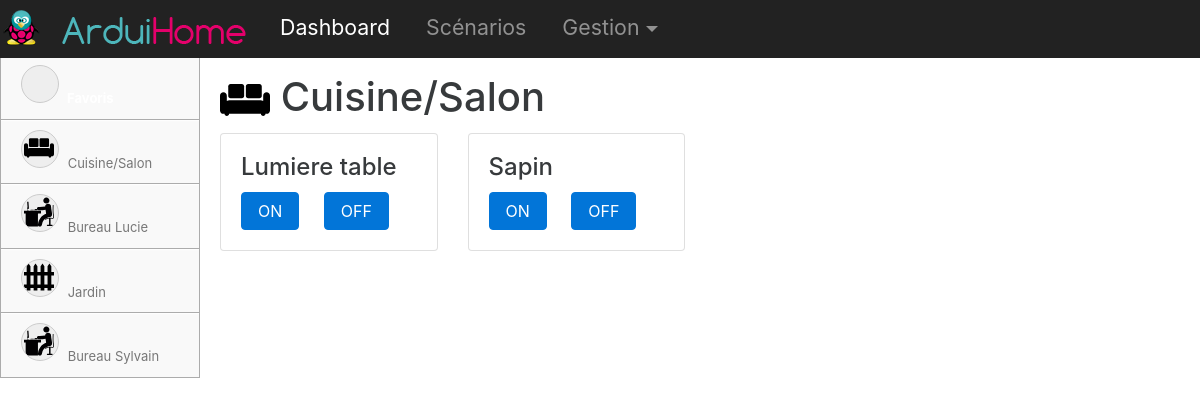
The page /index.php/dashboard/index/1 on the database its author committed.
### tables this page shows
CREATE TABLE `zone` (
  `id` int(11) NOT NULL,
  `zone` varchar(45) NOT NULL,
  `image` varchar(45) DEFAULT 'default'
);

CREATE TABLE `peripherique` (
  `id` int(11) NOT NULL,
  `id_type_peripherique` int(11) NOT NULL,
  `id_zone` int(11) NOT NULL,
  `id_fonction` int(11) NOT NULL,
  `nom` varchar(45) NOT NULL,
  `masque` tinyint(1) NOT NULL DEFAULT '0',
  `target` varchar(45) NOT NULL,
  `favoris` tinyint(1) NOT NULL DEFAULT '0',
  `last_heartbeat` datetime DEFAULT NULL,
  `valeur` int(5) DEFAULT NULL
);

CREATE TABLE `commande` (
  `id` int(11) NOT NULL,
  `id_peripherique` int(11) NOT NULL,
  `nom` varchar(45) NOT NULL,
  `contenu` text NOT NULL
);

### application/controllers/Dashboard.php (called while the page is built, shortened)
<?php
class Dashboard extends CI_Controller {
	public function index($_id_zone=null)
	{
		if($_id_zone)
			$zone = $this->zone_model->find($_id_zone);
		else
			$zone = $this->zone_model->BuildFavorisZone();
		$data = array(
			'zone' => $zone,
			'peripheriques' => $this->zone_model->getPeripheriques($zone)
		);
		$this->load->view('header');
		$this->load->view('dashboard', $data);
		$this->load->view('footer');
	}
}

### index.php (called while the page is built, shortened)
<?php
require_once BASEPATH.'core/CodeIgniter.php';

### application/models/Zone_model.php (called while the page is built, shortened)
<?php
class Zone_model extends CI_Model{
	public function  getZones(){
			$zones = $this->db->get('zone')->result();
			return $zones;
	}
	public function find($id_zone){
		return  $this->db->where('id', $id_zone)->get('zone')->row();
	}
	public function getPeripheriques($zone){
		if($zone->id)
			$periphs = $this->db->where('id_zone', $zone->id)->get('peripherique')->result();
		else
			$periphs = $this->db->where('favoris', 1)->get('peripherique')->result();
		$peripheriques = array();
		foreach($periphs as $periph)
			$peripheriques[] = $this->peripherique_model->find($periph->id);
		return $peripheriques;
	}
}

### application/models/Peripherique_model.php (called while the page is built, shortened)
<?php
class Peripherique_model extends CI_Model{
	public function find($_id){
		$obj = $this->db
					->select('z.*, p.*')
					->where('p.id', $_id)
					->join('zone z', 'z.id = p.id_zone')
					->get('peripherique p')
					->row();
		$obj->commandes = $this->db->where('id_peripherique', $obj->id)->get('commande')->result();
		return $obj;
	}
}

### application/views/dashboard.php (the view)
<?php include('includes/sidebar.php'); ?>
 <div class="col-md-10 zone-principale">
       <h1><img src="<?php echo base_url().'assets/img/icons/'.$zone->image; ?>.svg" style="height: 50px; width: 50px;"/> <?php echo $zone->zone; ?></h1>
       <div class="row">
        <?php foreach($peripheriques as $periph){ ?>
     	 <div class="col-md-3">
			<div class="card">
			  <div class="card-block">
			    <h4 class="card-title"><?php echo $periph->nom; ?></h4>
			  	<?php foreach($periph->commandes as $commande){ ?>
			    <a href="#" onclick="sendCommande(<?php echo $commande->id; ?>); return false;" class="card-link btn btn-primary"><?php echo $commande->nom; ?></a>
			    <?php } ?>
			  </div>
			</div>
		</div>
		<?php } ?>
	</div>
</div>

### application/views/header.php (shortened to what this page needs)
<!DOCTYPE html>
<html lang="en">
  <head>
    <link href="<?php echo base_url(); ?>assets/css/bootstrap.min.css" rel="stylesheet">
    <link href="<?php echo base_url(); ?>assets/css/arduihome.css" rel="stylesheet">
  </head>
  <body>
    <nav class="navbar navbar-fixed-top navbar-dark bg-inverse">
      <a class="navbar-brand" href="<?php echo site_url(); ?>"><img src="<?php echo base_url(); ?>/assets/img/arduihome.gif" /></a>
      <ul class="nav navbar-nav">
        <li class="nav-item active">
          <a class="nav-link" href="<?php echo site_url('dashboard/index'); ?>">Dashboard <span class="sr-only">(current)</span></a>
        </li>
        <li class="nav-item">
          <a class="nav-link" href="<?php echo site_url('admin/scenario'); ?>">Scénarios </a>
        </li>
          <li class="nav-item dropdown">
          <a class="nav-link dropdown-toggle" href="http://example.com" id="supportedContentDropdown" data-toggle="dropdown" aria-haspopup="true" aria-expanded="false">Gestion</a>
        </li>
      </ul>
    </nav>
    <div class="container-fluid">

### application/views/includes/sidebar.php
<div class="col-sm-3 col-md-2 sidebar">
         <ul class="nav nav-sidebar">
           <li class="active"><a href="<?php echo site_url('dashboard/index'); ?>"><i class="icon-fav"></i> Favoris</a></li>
           <?php foreach($this->zone_model->getZones() as $zone_sidebar){ ?>
           	<li><nobr><a href="<?php echo site_url('dashboard/index/'.$zone_sidebar->id); ?>"><i class="icon" style="background-image: url('<?php echo base_url().'assets/img/icons/'.$zone_sidebar->image.'.svg'; ?>');"></i> <?php echo $zone_sidebar->zone; ?></a></nobr></li>
           <?php } ?>
         </ul>
</div>

### application/views/footer.php
    </div>
  </body>
</html>

### assets/css/arduihome.css (style rules this page uses)
body { padding-top: 55px; }
.navbar-dark { background-color: #222222!important; padding: 0px; }
.navbar-dark li a { font-size: 16pt; padding: 5px; margin: 5px; }
.container-fluid { padding: 0px; }
.sidebar { padding:0px; }
.sidebar li { background-color: #F9F9F9; border: 1px solid #acacac; border-top: none; }
.sidebar li a { box-shadow: 0 1px 1px #FFFFFF inset; color: #777777; display: block; font-size: 13px; padding: 10px 20px; text-decoration: none; }
.sidebar li i { background: none repeat scroll 0 0 #EEEEEE; background-size: 30px 30px; background-repeat: no-repeat; background-position: 2px 2px; border: 1px solid #CCCCCC; border-radius: 30px; color: #888888; display: inline-block; height: 38px; line-height: 38px; margin-right: 5px; text-align: center; width: 38px; }
.sidebar .active a, li a:hover { background: -moz-linear-gradient(center top , #1AAEF3, #0993D3) repeat scroll 0 0 rgba(0, 0, 0, 0); box-shadow: none; color: #FFFFFF; font-weight: bold; }
.icon-fav { background-image: url('../img/icons/etoile.svg')!important; }
.zone-principale { padding: 20px; }

### rows shown on the page
zone: image (picture), zone "Cuisine/Salon"
zone: image (picture), zone "Bureau Lucie"
zone: image (picture), zone "Jardin"
zone: image (picture), zone "Bureau Sylvain"
peripherique: nom "Lumiere table"
commande: nom "ON"
commande: nom "OFF"
peripherique: nom "Sapin"
commande: nom "ON"
commande: nom "OFF"
